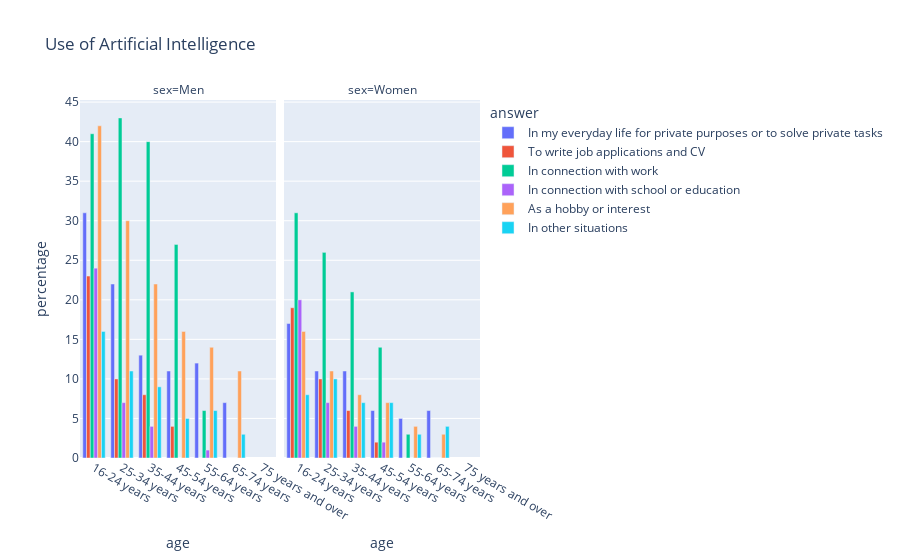

Notebook code for this chart:
### Code cell
fig = px.bar(
    full_df[full_df['source_file']=='KV2AI2'],
    x='age',           
    y='percentage',    
    color='answer',  
    barmode='group',   
    facet_col='sex',
    title='Use of Artificial Intelligence'    
)

fig.show()

### Figure 1 — Plotly figure (JSON) as saved in the notebook; plotly's stock layout.template omitted (floating-point values rounded to 4 significant figures)
{"data": [{"alignmentgroup": "True", "hovertemplate": "answer=In my everyday life for private purposes or to solve private tasks<br>sex=Men<br>age=%{x}<br>percentage=%{y}<extra></extra>", "legendgroup": "In my everyday life for private purposes or to solve private tasks", "marker": {"color": "#636efa", "pattern": {"shape": ""}}, "name": "In my everyday life for private purposes or to solve private tasks", "offsetgroup": "In my everyday life for private purposes or to solve private tasks", "orientation": "v", "showlegend": true, "textposition": "auto", "type": "bar", "x": ["16-24 years", "25-34 years", "35-44 years", "45-54 years", "55-64 years", "65-74 years", "75 years and over"], "xaxis": "x", "y": [31.0, 22.0, 13.0, 11.0, 12.0, 7.0, NaN], "yaxis": "y"}, {"alignmentgroup": "True", "hovertemplate": "answer=In my everyday life for private purposes or to solve private tasks<br>sex=Women<br>age=%{x}<br>percentage=%{y}<extra></extra>", "legendgroup": "In my everyday life for private purposes or to solve private tasks", "marker": {"color": "#636efa", "pattern": {"shape": ""}}, "name": "In my everyday life for private purposes or to solve private tasks", "offsetgroup": "In my everyday life for private purposes or to solve private tasks", "orientation": "v", "showlegend": false, "textposition": "auto", "type": "bar", "x": ["16-24 years", "25-34 years", "35-44 years", "45-54 years", "55-64 years", "65-74 years", "75 years and over"], "xaxis": "x2", "y": [17.0, 11.0, 11.0, 6.0, 5.0, 6.0, NaN], "yaxis": "y2"}, {"alignmentgroup": "True", "hovertemplate": "answer=To write job applications and CV<br>sex=Men<br>age=%{x}<br>percentage=%{y}<extra></extra>", "legendgroup": "To write job applications and CV", "marker": {"color": "#EF553B", "pattern": {"shape": ""}}, "name": "To write job applications and CV", "offsetgroup": "To write job applications and CV", "orientation": "v", "showlegend": true, "textposition": "auto", "type": "bar", "x": ["16-24 years", "25-34 years", "35-44 years", "45-54 years", "55-64 years", "65-74 years", "75 years and over"], "xaxis": "x", "y": [23.0, 10.0, 8.0, 4.0, 0.0, 0.0, NaN], "yaxis": "y"}, {"alignmentgroup": "True", "hovertemplate": "answer=To write job applications and CV<br>sex=Women<br>age=%{x}<br>percentage=%{y}<extra></extra>", "legendgroup": "To write job applications and CV", "marker": {"color": "#EF553B", "pattern": {"shape": ""}}, "name": "To write job applications and CV", "offsetgroup": "To write job applications and CV", "orientation": "v", "showlegend": false, "textposition": "auto", "type": "bar", "x": ["16-24 years", "25-34 years", "35-44 years", "45-54 years", "55-64 years", "65-74 years", "75 years and over"], "xaxis": "x2", "y": [19.0, 10.0, 6.0, 2.0, 0.0, 0.0, NaN], "yaxis": "y2"}, {"alignmentgroup": "True", "hovertemplate": "answer=In connection with work<br>sex=Men<br>age=%{x}<br>percentage=%{y}<extra></extra>", "legendgroup": "In connection with work", "marker": {"color": "#00cc96", "pattern": {"shape": ""}}, "name": "In connection with work", "offsetgroup": "In connection with work", "orientation": "v", "showlegend": true, "textposition": "auto", "type": "bar", "x": ["16-24 years", "25-34 years", "35-44 years", "45-54 years", "55-64 years", "65-74 years", "75 years and over"], "xaxis": "x", "y": [41.0, 43.0, 40.0, 27.0, 6.0, 0.0, NaN], "yaxis": "y"}, {"alignmentgroup": "True", "hovertemplate": "answer=In connection with work<br>sex=Women<br>age=%{x}<br>percentage=%{y}<extra></extra>", "legendgroup": "In connection with work", "marker": {"color": "#00cc96", "pattern": {"shape": ""}}, "name": "In connection with work", "offsetgroup": "In connection with work", "orientation": "v", "showlegend": false, "textposition": "auto", "type": "bar", "x": ["16-24 years", "25-34 years", "35-44 years", "45-54 years", "55-64 years", "65-74 years", "75 years and over"], "xaxis": "x2", "y": [31.0, 26.0, 21.0, 14.0, 3.0, 0.0, NaN], "yaxis": "y2"}, {"alignmentgroup": "True", "hovertemplate": "answer=In connection with school or education<br>sex=Men<br>age=%{x}<br>percentage=%{y}<extra></extra>", "legendgroup": "In connection with school or education", "marker": {"color": "#ab63fa", "pattern": {"shape": ""}}, "name": "In connection with school or education", "offsetgroup": "In connection with school or education", "orientation": "v", "showlegend": true, "textposition": "auto", "type": "bar", "x": ["16-24 years", "25-34 years", "35-44 years", "45-54 years", "55-64 years", "65-74 years", "75 years and over"], "xaxis": "x", "y": [24.0, 7.0, 4.0, 0.0, 1.0, 0.0, NaN], "yaxis": "y"}, {"alignmentgroup": "True", "hovertemplate": "answer=In connection with school or education<br>sex=Women<br>age=%{x}<br>percentage=%{y}<extra></extra>", "legendgroup": "In connection with school or education", "marker": {"color": "#ab63fa", "pattern": {"shape": ""}}, "name": "In connection with school or education", "offsetgroup": "In connection with school or education", "orientation": "v", "showlegend": false, "textposition": "auto", "type": "bar", "x": ["16-24 years", "25-34 years", "35-44 years", "45-54 years", "55-64 years", "65-74 years", "75 years and over"], "xaxis": "x2", "y": [20.0, 7.0, 4.0, 2.0, 0.0, 0.0, NaN], "yaxis": "y2"}, {"alignmentgroup": "True", "hovertemplate": "answer=As a hobby or interest<br>sex=Men<br>age=%{x}<br>percentage=%{y}<extra></extra>", "legendgroup": "As a hobby or interest", "marker": {"color": "#FFA15A", "pattern": {"shape": ""}}, "name": "As a hobby or interest", "offsetgroup": "As a hobby or interest", "orientation": "v", "showlegend": true, "textposition": "auto", "type": "bar", "x": ["16-24 years", "25-34 years", "35-44 years", "45-54 years", "55-64 years", "65-74 years", "75 years and over"], "xaxis": "x", "y": [42.0, 30.0, 22.0, 16.0, 14.0, 11.0, NaN], "yaxis": "y"}, {"alignmentgroup": "True", "hovertemplate": "answer=As a hobby or interest<br>sex=Women<br>age=%{x}<br>percentage=%{y}<extra></extra>", "legendgroup": "As a hobby or interest", "marker": {"color": "#FFA15A", "pattern": {"shape": ""}}, "name": "As a hobby or interest", "offsetgroup": "As a hobby or interest", "orientation": "v", "showlegend": false, "textposition": "auto", "type": "bar", "x": ["16-24 years", "25-34 years", "35-44 years", "45-54 years", "55-64 years", "65-74 years", "75 years and over"], "xaxis": "x2", "y": [16.0, 11.0, 8.0, 7.0, 4.0, 3.0, NaN], "yaxis": "y2"}, {"alignmentgroup": "True", "hovertemplate": "answer=In other situations<br>sex=Men<br>age=%{x}<br>percentage=%{y}<extra></extra>", "legendgroup": "In other situations", "marker": {"color": "#19d3f3", "pattern": {"shape": ""}}, "name": "In other situations", "offsetgroup": "In other situations", "orientation": "v", "showlegend": true, "textposition": "auto", "type": "bar", "x": ["16-24 years", "25-34 years", "35-44 years", "45-54 years", "55-64 years", "65-74 years", "75 years and over"], "xaxis": "x", "y": [16.0, 11.0, 9.0, 5.0, 6.0, 3.0, NaN], "yaxis": "y"}, {"alignmentgroup": "True", "hovertemplate": "answer=In other situations<br>sex=Women<br>age=%{x}<br>percentage=%{y}<extra></extra>", "legendgroup": "In other situations", "marker": {"color": "#19d3f3", "pattern": {"shape": ""}}, "name": "In other situations", "offsetgroup": "In other situations", "orientation": "v", "showlegend": false, "textposition": "auto", "type": "bar", "x": ["16-24 years", "25-34 years", "35-44 years", "45-54 years", "55-64 years", "65-74 years", "75 years and over"], "xaxis": "x2", "y": [8.0, 10.0, 7.0, 7.0, 3.0, 4.0, NaN], "yaxis": "y2"}], "layout": {"annotations": [{"font": {}, "showarrow": false, "text": "sex=Men", "x": 0.245, "xanchor": "center", "xref": "paper", "y": 1, "yanchor": "bottom", "yref": "paper"}, {"font": {}, "showarrow": false, "text": "sex=Women", "x": 0.755, "xanchor": "center", "xref": "paper", "y": 1, "yanchor": "bottom", "yref": "paper"}], "barmode": "group", "legend": {"title": {"text": "answer"}, "tracegroupgap": 0}, "title": {"text": "Use of Artificial Intelligence"}, "xaxis": {"anchor": "y", "domain": [0, 0.49], "title": {"text": "age"}}, "xaxis2": {"anchor": "y2", "domain": [0.51, 1], "matches": "x", "title": {"text": "age"}}, "yaxis": {"anchor": "x", "domain": [0, 1], "title": {"text": "percentage"}}, "yaxis2": {"anchor": "x2", "domain": [0, 1], "matches": "y", "showticklabels": false}}}
